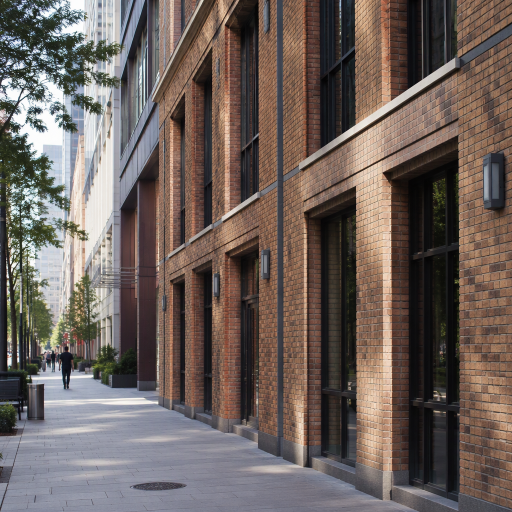
#> input picture 应用层项目/图像配准/assets/scene.png, 1024 x 1024 px (shown at 1/2 size)
$ python demo.py
#> lines starting #> are read from the running program, lines starting #| are printed output that depends on the picture; after the words box and inside, x2 and y2 are one past the last pixel; in counts of white or black regions, pixels touching at a corner belong together
# -*- coding: utf-8 -*-
"""图像配准：SIFT 特征 + RANSAC 单应，把变形图对齐回参考图并做叠加验证。

思路：
    1. 两张图各提 SIFT 关键点与 128 维描述子；
    2. BFMatcher + Lowe 比值检验筛匹配对；
    3. findHomography(RANSAC) 求 H，内点数作为配准置信度；
    4. 用 H 反向映射变形图，与参考图 50/50 叠加 + 棋盘格对照，内点匹配线一并画出。

核心函数：cv2.SIFT_create / cv2.BFMatcher.knnMatch / cv2.findHomography / cv2.warpPerspective
输出：output/registration.png、registration_matches.png
"""

import argparse
import os
import sys

try:
    import cv2
    import numpy as np
except ImportError:  # pragma: no cover
    sys.exit("缺少依赖：pip install opencv-contrib-python numpy")

HERE = os.path.dirname(os.path.abspath(__file__))
PROJ = os.path.dirname(HERE)
ASSETS = os.path.join(PROJ, "assets")
OUT = os.path.join(PROJ, "output")


def out_path(name):
    os.makedirs(OUT, exist_ok=True)
    return os.path.join(OUT, name)


def tile_label(img, text, size=(512, 512)):
    out = cv2.resize(img, size)
    cv2.rectangle(out, (0, 0), (out.shape[1], 34), (0, 0, 0), -1)
    cv2.putText(out, text, (8, 24), cv2.FONT_HERSHEY_SIMPLEX, 0.55, (0, 255, 255), 2)
    return out


def main():
    ap = argparse.ArgumentParser(description="SIFT + RANSAC 图像配准")
    ap.add_argument("--ref", default=os.path.join(ASSETS, "scene.png"))
    ap.add_argument("--moving", default=os.path.join(ASSETS, "scene_warped.png"))
    ap.add_argument("--display", action="store_true")
    args = ap.parse_args()

    ref = cv2.imread(args.ref)
#> ref is the input picture: shape (1024, 1024, 3); mean B, G, R 92.9, 97.9, 109.9
    mov = cv2.imread(args.moving)
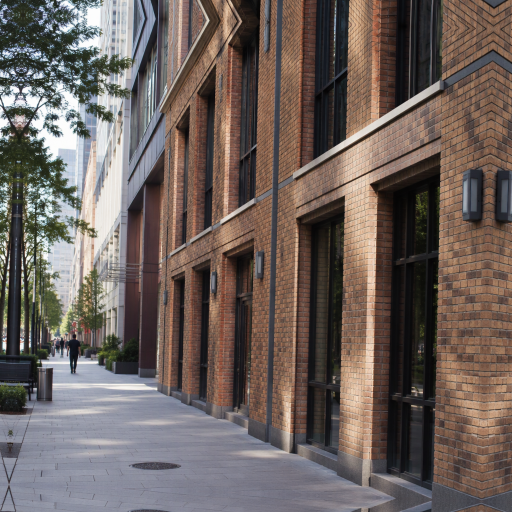
#> input picture 应用层项目/图像配准/assets/scene_warped.png, 1024 x 1024 px (shown at 1/2 size)
#> mov is the input picture: shape (1024, 1024, 3); mean B, G, R 93.2, 97.9, 109.5
    if ref is None or mov is None:
        sys.exit("读不到 scene.png / scene_warped.png")
    if mov.shape[:2] != ref.shape[:2]:
        mov = cv2.resize(mov, (ref.shape[1], ref.shape[0]))

    sift = cv2.SIFT_create(nfeatures=4000)
    k1, d1 = sift.detectAndCompute(cv2.cvtColor(ref, cv2.COLOR_BGR2GRAY), None)
#> k1 = 4000 keypoints; strongest (x, y, size): (18, 92, 2), (15, 553, 4), (132, 756, 2.1), (19, 724, 7.6)
    k2, d2 = sift.detectAndCompute(cv2.cvtColor(mov, cv2.COLOR_BGR2GRAY), None)
#> k2 = 4000 keypoints; strongest (x, y, size): (45, 536, 3.7), (55, 107, 2.8), (31, 107, 2.8), (45, 550, 4.3)
    print("关键点：参考 %d，待配准 %d" % (len(k1), len(k2)))
#| 关键点：参考 4000，待配准 4000

    matcher = cv2.BFMatcher()
    knn = matcher.knnMatch(d1, d2, k=2)
#> knn = 4000 matches
    good = [m for m, n in knn if m.distance < 0.75 * n.distance]
#> good = 2173 matches
    print("比值检验后匹配对：%d" % len(good))
#| 比值检验后匹配对：2173
    if len(good) < 8:
        sys.exit("匹配对太少，无法估计单应")

    src = np.float32([k1[m.queryIdx].pt for m in good]).reshape(-1, 1, 2)
#> src = 2173 rows, first 8: [519.2, 340.5], [3.33, 178.6], [4.67, 172], [4.87, 934.4], [4.95, 233.1], [5.01, 810.8], [610.4, 540.6], [518.9, 79.95]
    dst = np.float32([k2[m.trainIdx].pt for m in good]).reshape(-1, 1, 2)
#> dst = 2173 rows, first 8: [512.9, 356.5], [44.16, 193.3], [45.62, 187.3], [24.9, 886.7], [44.1, 242.9], [28.44, 772.9], [591.9, 543.3], [519.5, 117.2]
    H, mask = cv2.findHomography(dst, src, cv2.RANSAC, 3.0)
#> H = [[1.09, 0.0327, -51.37], [-0.0325, 1.09, -31.38], [6.57e-06, 4.83e-06, 1]]; mask = 2173 values, max 1 at index 0, min 0 at index 95, mean 0.982
    inliers = int(mask.sum())
#> inliers = 2134
    print("RANSAC 内点：%d / %d（%.0f%%）" % (inliers, len(good), 100.0 * inliers / len(good)))
#| RANSAC 内点：2134 / 2173（98%）
    print("单应矩阵 H =\n", np.array2string(H, precision=4))
#| 单应矩阵 H =
#|  [[ 1.0946e+00  3.2670e-02 -5.1369e+01]
#|  [-3.2530e-02  1.0949e+00 -3.1379e+01]
#|  [ 6.5682e-06  4.8290e-06  1.0000e+00]]

    aligned = cv2.warpPerspective(mov, H, (ref.shape[1], ref.shape[0]))
    blend = cv2.addWeighted(ref, 0.5, aligned, 0.5, 0)
    cv2.imwrite(out_path("registration.png"), np.hstack([
        tile_label(mov, "moving image"), tile_label(aligned, "aligned by H"),
        tile_label(blend, "50% blend")]))
#> call 2 of tile_label, with text = 'aligned by H', size = (512, 512)
#> in tile_label (call 2), `out = cv2.resize(img, size)`:
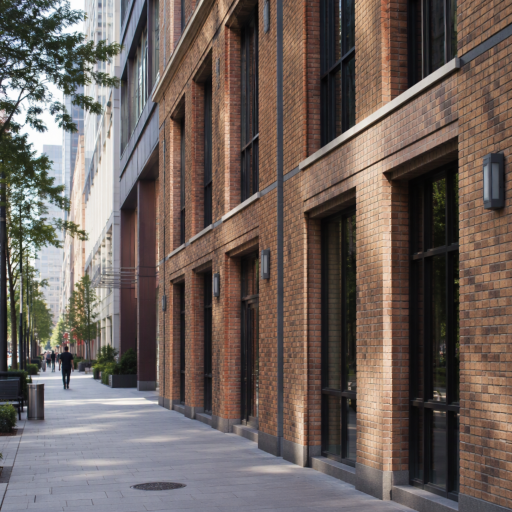
#> out: shape (512, 512, 3); mean B, G, R 93, 98.1, 110.1
#> call 3 of tile_label, with text = '50% blend', size = (512, 512)
#> in tile_label (call 3), `cv2.putText(out, text, (8, 24), cv2.FONT_HERSHEY_SIMPLEX, 0.55, (0, 25..`:
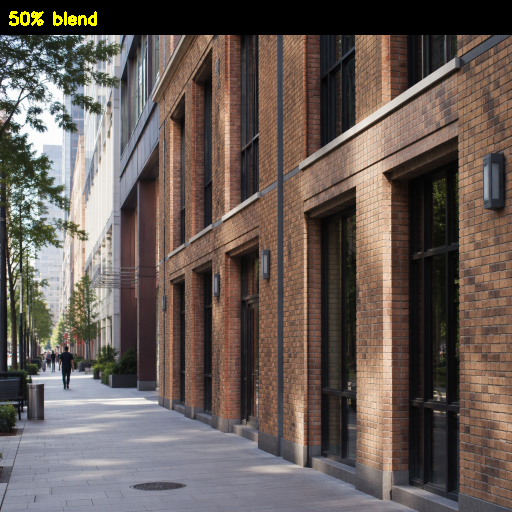
#> out: shape (512, 512, 3); mean B, G, R 86.9, 92.3, 103.7
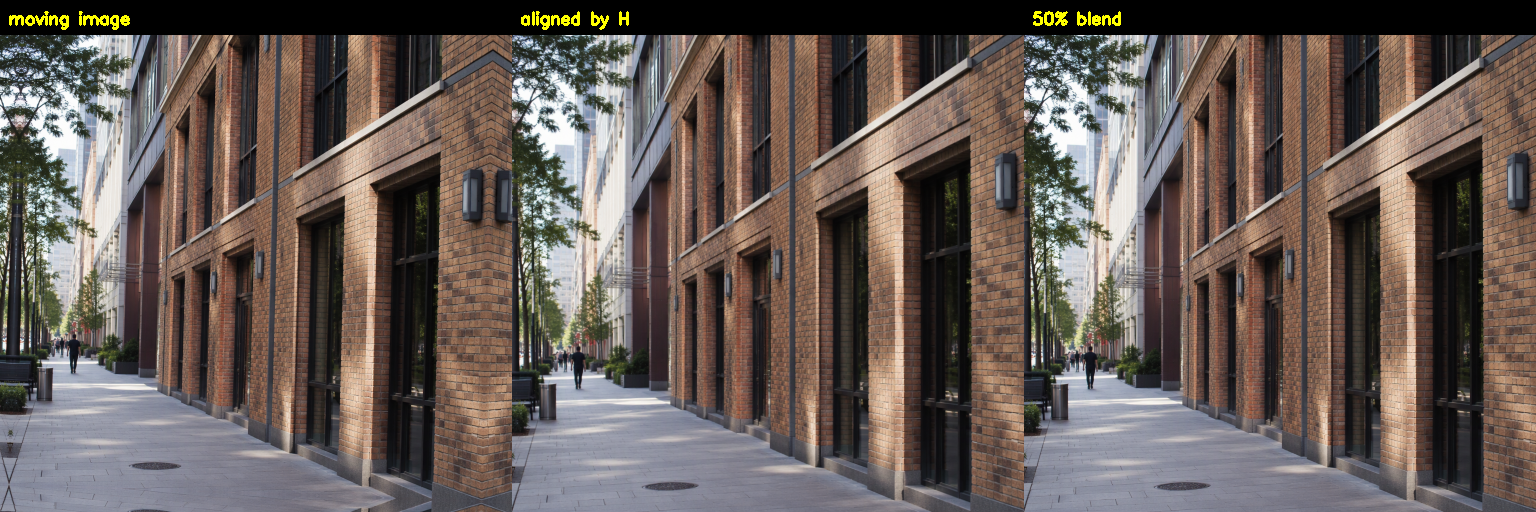
#> saved as registration.png: shape (512, 1536, 3); mean B, G, R 87, 92.4, 103.6
    print("已保存 output/registration.png（待配准 / 对齐后 / 50% 叠加）")

    lines = cv2.drawMatches(ref, k1, mov, k2, [g for g, keep in zip(good, mask.ravel()) if keep],
                            None, (0, 255, 0), (0, 0, 255), flags=cv2.DrawMatchesFlags_NOT_DRAW_SINGLE_POINTS)
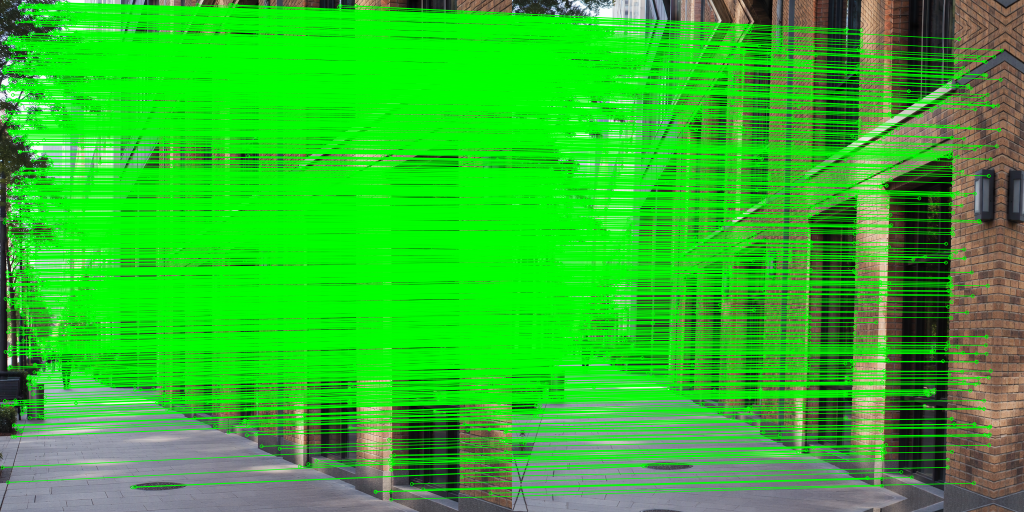
#> lines: shape (1024, 2048, 3) (shown at 1/2 size); mean B, G, R 42.8, 185.3, 48.8
    lines = cv2.resize(lines, (1400, int(lines.shape[0] * 1400 / lines.shape[1])))
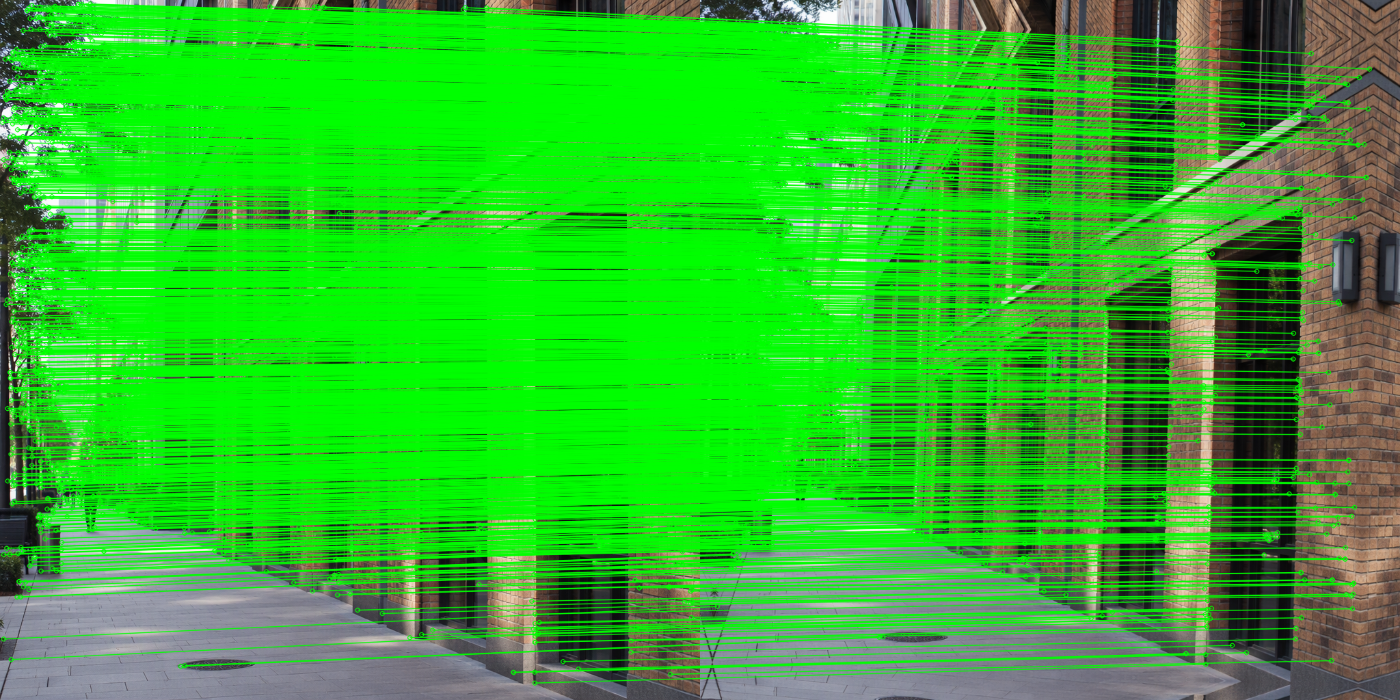
#> lines: shape (700, 1400, 3); mean B, G, R 42.7, 185.2, 48.8
    cv2.putText(lines, "SIFT inliers %d/%d" % (inliers, len(good)), (12, 32),
                cv2.FONT_HERSHEY_SIMPLEX, 1.0, (0, 255, 255), 2)
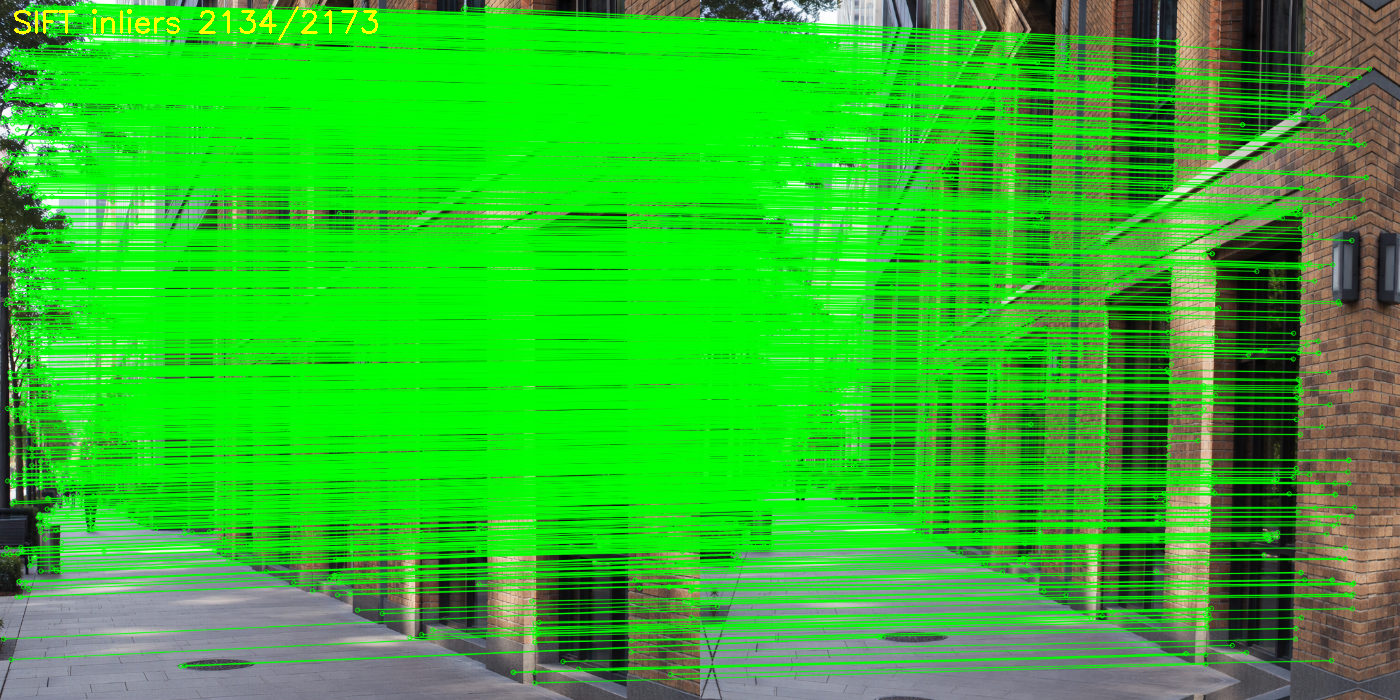
#> lines: shape (700, 1400, 3); 0.23% of pixels changed, all inside (x1, y1, x2, y2) = (14, 6, 378, 41)
    cv2.imwrite(out_path("registration_matches.png"), lines)
    print("已保存 output/registration_matches.png")

    if args.display:
        cv2.imshow("blend", cv2.resize(blend, (720, 720)))
        cv2.waitKey(0)
        cv2.destroyAllWindows()


if __name__ == "__main__":
    main()
